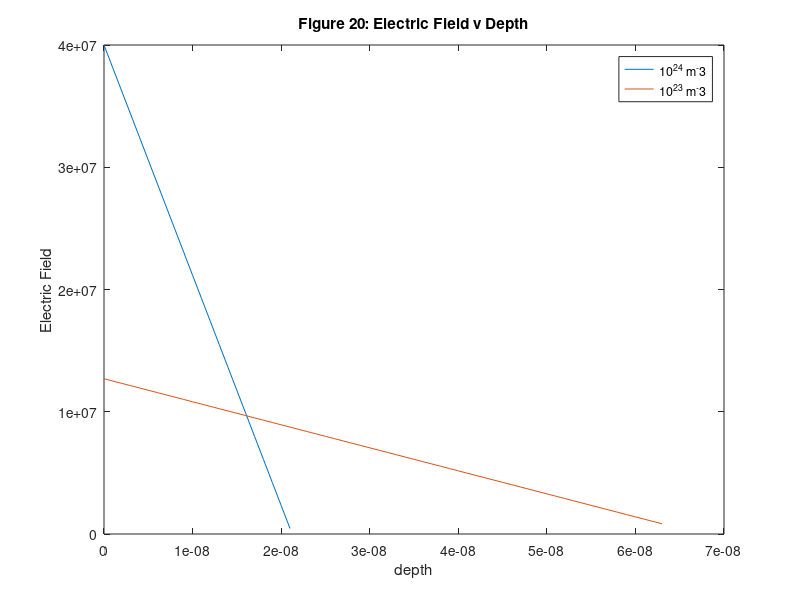
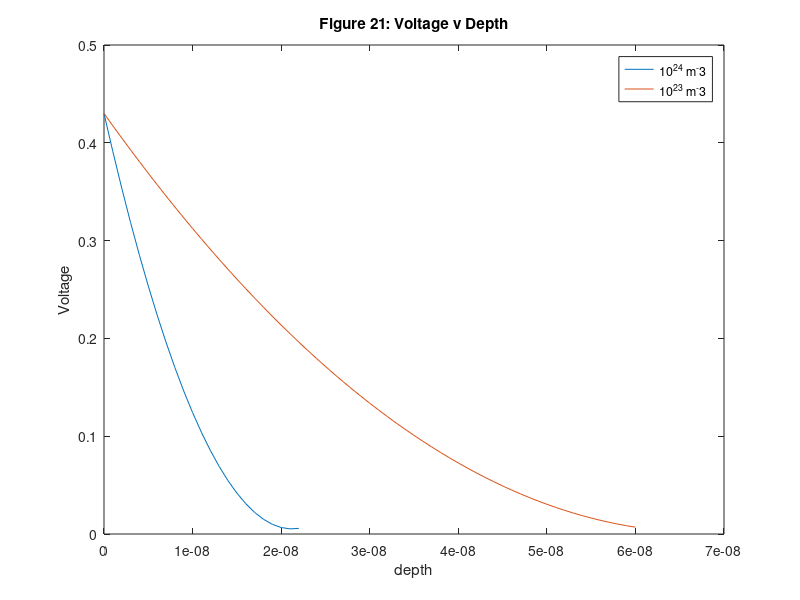

MATLAB code to generate these figures, in order:
%%Electric Field Equation
q=1.6E-19;                                               %elementary charge in C
eps0=8.85E-12;                                           %permittivity of free space in F/m
eps=9.6;                                                 %relative permittivity of MgO
n=0;                                                     %concentration of negative species in m^-3
p1=10^24;                                                %concentration of first trial positive holes in m^-3
p2=10^23;                                                %concentration of second trial positive holes in m^-3
E01=4E7;                                                 %electric field at the surface for first trial in Vm^-1
E02=1.27E7;                                              %electric field at the surface for second trial in Vm^-1
x1=0:0.1E-8:6.3E-8;                                      
x2=0:0.1E-8:2.12E-8;
E1=(-q/(eps0*eps))*(p1-n).*x2+(E01);                     %Electric field versus crystal depth for first trial
E2=(-q/(eps0*eps))*(p2-n).*x1+(E02);                     %Electric field versus crystal depth for second trial
figure(1)
plot(x2,E1)
hold on
plot(x1,E2), xlabel('depth'), ylabel('Electric Field'), title('Figure 20: Electric Field v Depth'), legend('10^2^4 m^-3', '10^2^3 m^-3')
hold off

%%Voltage Equation
V0=-0.43                                                %voltage at the surface for both trials in V 
x4=0:0.1E-8:6E-8;
x3=0:0.1E-8:2.2E-8;
V1=(q/(eps0*eps))*(p1-n).*((x3.^2)/2)-E01.*x3-V0;       %Voltage versus crystal depth for first trial
V2=(q/(eps0*eps))*(p2-n).*((x4.^2)/2)-E02.*x4-V0;       %Voltage versus crystal depth for second trial   
figure(2)
plot(x3,V1)
hold on
plot(x4,V2), xlabel('depth'), ylabel('Voltage'), title('Figure 21: Voltage v Depth'), legend('10^2^4 m^-3', '10^2^3 m^-3')
hold off
